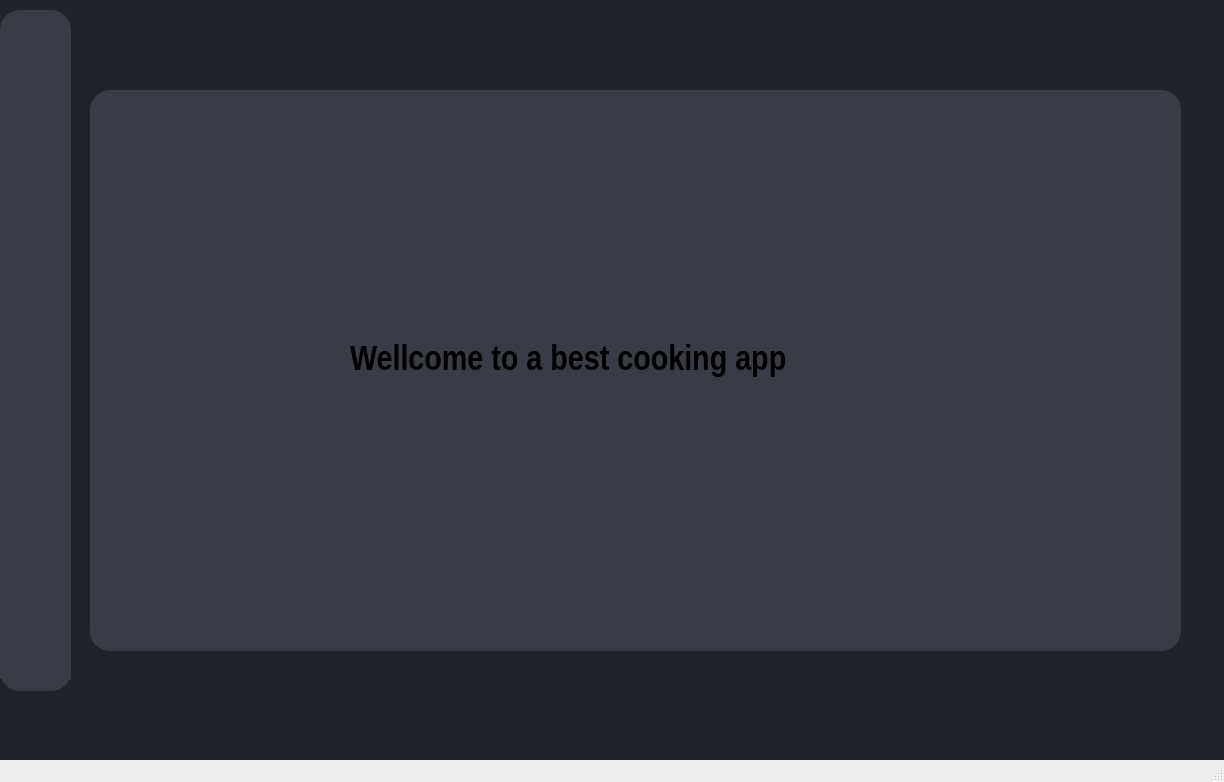
<?xml version="1.0" encoding="UTF-8"?>
<ui version="4.0">
 <class>MainWindow</class>
 <widget class="QMainWindow" name="MainWindow">
  <property name="geometry">
   <rect>
    <x>0</x>
    <y>0</y>
    <width>1224</width>
    <height>782</height>
   </rect>
  </property>
  <property name="windowTitle">
   <string>MainWindow</string>
  </property>
  <widget class="QWidget" name="centralwidget">
   <widget class="QWidget" name="widget" native="true">
    <property name="geometry">
     <rect>
      <x>0</x>
      <y>0</y>
      <width>1321</width>
      <height>791</height>
     </rect>
    </property>
    <property name="styleSheet">
     <string notr="true">background-color:rgb(33, 35, 40)
</string>
    </property>
    <widget class="QWidget" name="widget_2" native="true">
     <property name="geometry">
      <rect>
       <x>90</x>
       <y>90</y>
       <width>1091</width>
       <height>561</height>
      </rect>
     </property>
     <property name="styleSheet">
      <string notr="true">border-radius:20px;background-color: rgb(57, 60, 68)</string>
     </property>
     <widget class="QLabel" name="label_3">
      <property name="geometry">
       <rect>
        <x>260</x>
        <y>180</y>
        <width>571</width>
        <height>181</height>
       </rect>
      </property>
      <property name="font">
       <font>
        <family>Arial Narrow</family>
        <pointsize>26</pointsize>
        <weight>75</weight>
        <bold>true</bold>
       </font>
      </property>
      <property name="text">
       <string>Wellcome to a best cooking app</string>
      </property>
     </widget>
     <widget class="QLabel" name="label_4">
      <property name="geometry">
       <rect>
        <x>100</x>
        <y>210</y>
        <width>151</width>
        <height>121</height>
       </rect>
      </property>
      <property name="text">
       <string/>
      </property>
      <property name="pixmap">
       <pixmap>D:/download/cutlery.png</pixmap>
      </property>
      <property name="scaledContents">
       <bool>true</bool>
      </property>
     </widget>
     <widget class="QLabel" name="label_5">
      <property name="geometry">
       <rect>
        <x>810</x>
        <y>220</y>
        <width>121</width>
        <height>121</height>
       </rect>
      </property>
      <property name="text">
       <string/>
      </property>
      <property name="pixmap">
       <pixmap>D:/download/pan.png</pixmap>
      </property>
      <property name="scaledContents">
       <bool>true</bool>
      </property>
     </widget>
    </widget>
    <widget class="QWidget" name="widget_6" native="true">
     <property name="geometry">
      <rect>
       <x>0</x>
       <y>10</y>
       <width>71</width>
       <height>681</height>
      </rect>
     </property>
     <property name="styleSheet">
      <string notr="true">border-radius:20px;background-color: rgb(57, 60, 68)</string>
     </property>
     <widget class="QLabel" name="label">
      <property name="geometry">
       <rect>
        <x>10</x>
        <y>20</y>
        <width>51</width>
        <height>41</height>
       </rect>
      </property>
      <property name="styleSheet">
       <string notr="true">background-color: rgb(57, 60, 68)</string>
      </property>
      <property name="text">
       <string/>
      </property>
      <property name="pixmap">
       <pixmap>D:/download/menu.png</pixmap>
      </property>
      <property name="scaledContents">
       <bool>true</bool>
      </property>
     </widget>
     <widget class="QPushButton" name="pushButton_add">
      <property name="geometry">
       <rect>
        <x>-10</x>
        <y>500</y>
        <width>91</width>
        <height>71</height>
       </rect>
      </property>
      <property name="text">
       <string/>
      </property>
      <property name="icon">
       <iconset>
        <normaloff>D:/download/plus.png</normaloff>D:/download/plus.png</iconset>
      </property>
      <property name="iconSize">
       <size>
        <width>50</width>
        <height>50</height>
       </size>
      </property>
     </widget>
     <widget class="QPushButton" name="pushButton_ranking">
      <property name="geometry">
       <rect>
        <x>0</x>
        <y>410</y>
        <width>71</width>
        <height>81</height>
       </rect>
      </property>
      <property name="text">
       <string/>
      </property>
      <property name="icon">
       <iconset>
        <normaloff>D:/download/leaderboard.png</normaloff>D:/download/leaderboard.png</iconset>
      </property>
      <property name="iconSize">
       <size>
        <width>50</width>
        <height>50</height>
       </size>
      </property>
     </widget>
     <widget class="QPushButton" name="pushButton_setting">
      <property name="geometry">
       <rect>
        <x>-10</x>
        <y>590</y>
        <width>93</width>
        <height>81</height>
       </rect>
      </property>
      <property name="text">
       <string/>
      </property>
      <property name="icon">
       <iconset>
        <normaloff>D:/download/settings.png</normaloff>D:/download/settings.png</iconset>
      </property>
      <property name="iconSize">
       <size>
        <width>70</width>
        <height>60</height>
       </size>
      </property>
     </widget>
    </widget>
   </widget>
  </widget>
  <widget class="QMenuBar" name="menubar">
   <property name="geometry">
    <rect>
     <x>0</x>
     <y>0</y>
     <width>1224</width>
     <height>26</height>
    </rect>
   </property>
  </widget>
  <widget class="QStatusBar" name="statusbar"/>
 </widget>
 <resources/>
 <connections/>
</ui>
